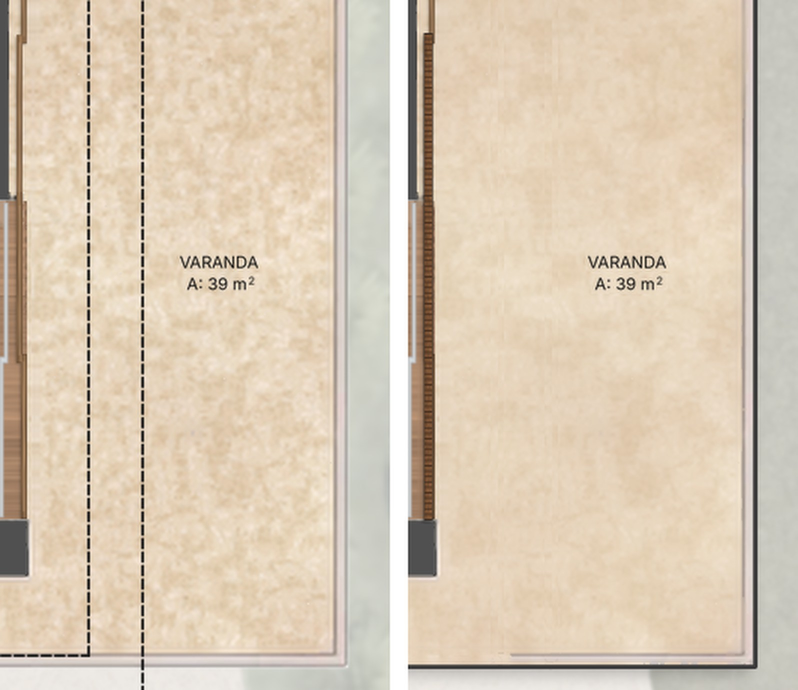
#> input picture projetos/POE642_CasaA/renders/POE642_CasaA_PH_1Pavimento_1111_bege_varanda_39_antes_depois.jpg, 1596 x 1380 px, given in place of POE642_CasaD_PH_Terreo_final_rotulos.png, which was not available (shown at 1/2 size)
$ python proposta_biblioteca_casad_1511.py
#> lines starting #> are read from the running program, lines starting #| are printed output that depends on the picture
#> in folhas, final is the input picture: shape (1380, 1596, 3); mean B, G, R 181.9, 202.6, 218
"""A proposta da Casa D (15/11): a troca pela biblioteca e as notas do cliente da "Revisão das Plantas 2", ambiente por
ambiente, só para o OK (nada é aplicado aqui).

Usuário: "aprovado. vamos para a casa D"; "pode seguir com a casa D." Como nas Casas B e C (regra 0 do
`POE642_REGRAS_CONSOLIDADAS_CDE.md`: proposta antes, instalação depois): para cada ambiente, a planta de hoje (a final
aprovada em 29/10), as peças da biblioteca recomendadas (as escolhas das Casas A, B e C), o que muda e as notas do
cliente que caem ali (o texto do post-it, do quadro "POE 642 - Revisão de Imagens", coluna "REVISÃO DAS PLANTAS 2").

  python3 proposta_biblioteca_casad_1511.py
Saída: `POE642_CasaD/renders/POE642_CasaD_PH_{Terreo,Subsolo}_1511_proposta_<n>.jpg`.
"""
import textwrap
from pathlib import Path

import cv2
import numpy as np
from PIL import Image, ImageDraw, ImageFont

AQUI = Path(__file__).resolve().parent
BIB = AQUI.parent / "biblioteca-objetos"
CASA_D = AQUI.parents[1] / "POE642_CasaD"
CASA_C = AQUI.parents[1] / "POE642_CasaC"
R = CASA_D / "renders"
FONTES = AQUI.parent / "entrega" / "assets" / "fontes"
F_T = ImageFont.truetype(str(FONTES / "Inter-SemiBold.otf"), 38)
F_S = ImageFont.truetype(str(FONTES / "Inter-SemiBold.otf"), 24)
F_B = ImageFont.truetype(str(FONTES / "Inter-Regular.otf"), 23)
F_P = ImageFont.truetype(str(FONTES / "Inter-Regular.otf"), 21)
F_C = ImageFont.truetype(str(FONTES / "Inter-Regular.otf"), 17)
W = 2600
TINTA, SUAVE, LINHA = (34, 38, 42), (105, 108, 112), (210, 206, 198)
POSTIT, ROSA = (252, 238, 150), (246, 170, 222)
FINAL = {"Terreo": R / "POE642_CasaD_PH_Terreo_final_rotulos.png", "Subsolo": R / "POE642_CasaD_PH_Subsolo_final_rotulos.png"}

# cada ambiente: título, recortes da final (x0, y0, x1, y1), peças da biblioteca (png, legenda), o que muda, notas
TERREO = [
 ("Suíte master, banho master e closet", [(500, 1321, 1207, 1757)],
  [("03-primeiro-pavimento/suite-master/cama-king-a", "cama king A"),
   ("03-primeiro-pavimento/suite-master/criado-retangular-vista-superior", "criado com abajur"),
   ("03-primeiro-pavimento/bancos-pe-de-cama/b1-veludo-bordo-casal", "banco B1 (veludo)"),
   ("03-primeiro-pavimento/suite-master/poltrona", "poltrona"), ("03-primeiro-pavimento/suite-master/pufe", "pufe"),
   ("03-primeiro-pavimento/suite-master/tapete", "tapete inteiro"),
   ("02-terreo/cortinas/cortina-linho-onda", "cortina C4"),
   ("03-primeiro-pavimento/banho-master/bancada-dupla-esculpida-render-v2", "bancada dupla esculpida"),
   ("03-primeiro-pavimento/banho-master/bacia-carrara", "bacia Carrara"),
   ("03-primeiro-pavimento/banho-master/chuveiro-quadrado-planta", "chuveiro em planta")],
  ["Cama king A da Casa C: manta de tricô caída nos pés (tom leve), travesseiro extra; criados da Casa A com abajur.",
   "Banco de pé de cama B1 em veludo (cada quarto num tom), a poltrona e o pufe da master em tons sóbrios.",
   "Cortina C4 nos trilhos do PDF; tapete da biblioteca inteiro, sem remendo.",
   "Banho master: bancada dupla esculpida no comprimento do PDF, bacias Carrara brancas, chuveiros desenhados, box em vidro claro, as claraboias só com o contorno.",
   "Closet: o guarda-roupa contínuo até o fim, na cor padrão dos armários, e o rótulo com nome e área."],
  ["Continuar o guarda-roupa até o final", "Nome e área do ambiente e metragem (closet da master)",
   "Representar as claraboias apenas com as linhas de fora, sem o X no meio [...] tom cinza e linhas fininhas."]),
 ("Suítes 1 e 2 e banhos 1 e 2", [(1079, 1393, 1450, 1757), (1793, 1393, 2193, 1757)],
  [("03-primeiro-pavimento/suite-2/cama-casal-a", "cama casal A"),
   ("03-primeiro-pavimento/suite-2/criado-redondo", "criado redondo"),
   ("03-primeiro-pavimento/bancos-pe-de-cama/b1-veludo-bordo-casal", "banco B1"),
   ("02-terreo/escritorio/cadeira-escritorio", "cadeira de escritório"),
   ("02-terreo/cortinas/cortina-linho-onda", "cortina C4"),
   ("03-primeiro-pavimento/banho-1/cuba-esculpida-travertino", "cuba esculpida"),
   ("03-primeiro-pavimento/banho-master/bacia-carrara", "bacia Carrara"),
   ("03-primeiro-pavimento/banho-master/chuveiro-quadrado-planta", "chuveiro em planta")],
  ["Camas casal A com a manta de tricô (como na Casa C), criados, bancos B1 em tons diferentes.",
   "Escrivaninha da suíte 1 com a cadeira de escritório, 1/3 sob o tampo.",
   "Banhos: cuba esculpida de travertino na bancada do PDF, bacia Carrara, chuveiro desenhado, box claro.",
   "Closets: os guarda-roupas em L contínuos, numa cor só, com o rótulo de cada closet."],
  ["Nome e área do ambiente e metragem (closets das suítes 1 e 2)", "Continuar o guarda-roupa até o final (suíte 1)",
   "Não tem soleira (passagem do closet da suíte 2)", "Padronizar a cor de representação do guarda-roupa"]),
 ("Suíte 3/escritório e banho 3", [(2036, 1336, 2536, 1757)],
  [("02-terreo/escritorio/mesa-a", "mesa"), ("02-terreo/escritorio/cadeira-escritorio", "cadeira de escritório"),
   ("02-terreo/escritorio/cadeira-visitante", "cadeira de visita"),
   ("03-primeiro-pavimento/sala-intima/sofa-l-a", "sofá (estar da suíte)"),
   ("02-terreo/cortinas/cortina-linho-onda", "cortina C4"),
   ("03-primeiro-pavimento/banho-1/cuba-esculpida-travertino", "cuba esculpida")],
  ["Mesa do escritório com a cadeira de escritório e as de visita; o estar da suíte com o sofá da biblioteca.",
   "Cortina C4 na janela junto ao jardim; o painel de ripas destacado do piso (madeira mais escura e o fio).",
   "Porta na quina da parede, em madeira que destaque do vinílico (a folha não some no piso).",
   "Banho 3 como os banhos 1 e 2."],
  ["Colocar cortina", "Melhorar a representação do painel (destacar mais em relação ao piso)",
   "A porta está \"entrando\" na parede e camuflando com a cor do piso", "Padronizar a cor de representação do guarda-roupa"]),
 ("Sala íntima, circulações e elevador", [(1300, 1200, 1800, 1720)],
  [("03-primeiro-pavimento/sala-intima/sofa-l-a", "sofá em L A"), ("03-primeiro-pavimento/sala-intima/tapete", "tapete"),
   ("03-primeiro-pavimento/sala-intima/mesa-lateral", "mesas laterais"),
   ("03-primeiro-pavimento/sala-intima/poltrona-a", "poltrona A"),
   ("03-primeiro-pavimento/closet-master/modulo-armario-canto", "armário na cor padrão")],
  ["Sala íntima com o conjunto da Casa A (regra das casas): sofá em L A, tapete, mesas laterais redondas e poltrona A, na pegada do PDF.",
   "Os armários da circulação, da sala íntima e ao lado do elevador sem textura, na cor padrão (RGB 208, 178, 156); o bloco ao lado do elevador vira armário (não pedra).",
   "Sem a linha dos armários sobre a bancada; um painel de madeira entre a escada e o elevador, no retângulo marcado."],
  ["Não é pedra, é armário", "Representar os armários e prateleiras sem textura. Com cor sólida e neutra como algumas casas acima.",
   "Geral: Não precisa representar os armários inferiores ou superiores com essa linha acima da bancada.",
   "Representar um painel aqui (entre a escada e o elevador)"]),
 ("Living, jantar, adega e hall", [(1800, 686, 2636, 1336)],
  [("03-primeiro-pavimento/sala-intima/vaso-folhagem-a", "vaso (planta da Casa A)"),
   ("02-terreo/sala-de-jantar/cadeira-jantar-oliva-render", "cadeira oliva (Casa A), opção")],
  ["O estar e o jantar ficam como aprovados em 29/10 (sem trocar o desenho); só sai o contorno dos móveis (nota geral).",
   "Os dois vasos do hall com a planta da Casa A; a seta da entrada no centro da porta, no modelo da Casa A.",
   "A escolher: as cadeiras do jantar ficam como estão, ou viram as oliva da Casa A, ou as azul-marinho da Casa C."],
  ["Usar a mesma representação de planta da casa A (vasos do hall)",
   "Centralizar a seta com a abertura da porta, usando este modelo de seta.",
   "Trocar essa representação do jardim de inverno e melhorar a linha tracejada. (jardim junto ao lavabo)"]),
 ("Varanda gourmet", [(1379, 693, 1800, 1200)],
  [("02-terreo/lounge-dos-brises/banco-brises", "banco estofado"),
   ("02-terreo/varanda/sofa-curvo-externo", "sofá curvo"), ("02-terreo/varanda/mesa-centro-seixo", "mesa seixo"),
   ("02-terreo/varanda/mesa-redonda", "mesa redonda"), ("02-terreo/varanda/cadeira-mesa-redonda", "cadeira")],
  ["O banco de madeira à esquerda do estar vira banco estofado (o banco dos brises da Casa A, almofada em linho).",
   "O resto da varanda como está (sofá curvo, mesas redondas), sem o contorno dos móveis."],
  ["Representar banco com estofamento"]),
 ("Gourmet e banho gourmet", [(1379, 357, 1800, 686)],
  [("02-terreo/cozinha/cooktop-quatro-bocas", "cooktop 4 bocas"),
   ("02-terreo/area-gourmet/cuba-franke-misturador-unic", "cuba Franke"),
   ("02-terreo/area-gourmet/grelha-churrasqueira", "churrasqueira"),
   ("02-terreo/area-gourmet/banqueta-b", "banqueta B"),
   ("02-terreo/lavabo/cuba-esculpida-poros-render", "cuba esculpida"),
   ("02-terreo/lavabo/bacia-carrara", "bacia (marrom)")],
  ["Churrasqueira com a grelha da Casa A no módulo do PDF; sem as linhas dos armários da bancada de trás.",
   "Cooktop de 4 bocas na ilha, cuba Franke com misturador; banquetas B com 40% do assento sob o tampo.",
   "Dois painéis pivotantes de madeira clara, fechados, no lado do deck (o retângulo marcado).",
   "Banho gourmet: cuba esculpida e bacia marrom; chuveiro desenhado; box claro."],
  ["Representar a churrasqueira", "Aqui tem que representar dois painéis pivotantes",
   "Geral: Não precisa representar os armários inferiores ou superiores com essa linha acima da bancada."]),
 ("Cozinha, louceiro e despensa", [(1800, 357, 2193, 686)],
  [("02-terreo/cozinha/cooktop-quatro-bocas", "cooktop 4 bocas"),
   ("02-terreo/cozinha/cuba-franke-dupla-vista-superior", "cubas Franke"),
   ("02-terreo/cozinha/geladeira-inox", "geladeira G2")],
  ["Ilha e bancada da pia em Dekton Danae; cooktop de 4 bocas e cubas Franke; geladeira inox G2 no vão do PDF.",
   "Louceiro e despensa: prateleiras e armários lisos, na cor padrão, sem textura.",
   "As floreiras das janelas da cozinha e do serviço num verde diferente do gramado."],
  ["Cor da ilha é no Dekton Danae", "Cor da bancada no dekton danae",
   "Representar os armários e prateleiras sem textura. Com cor sólida e neutra como algumas casas acima.",
   "Deixar o tom da vegetação dos jardins nas janelas diferente do terreno"]),
 ("Área de serviço, DCE térreo, área descoberta e gás", [(2186, 357, 2643, 686)],
  [("02-terreo/area-de-servico/cuba-franke-inox-link", "tanques Franke"),
   ("02-terreo/quarto-do-motorista/cama-solteiro-a", "cama solteiro A"),
   ("02-terreo/banho-do-motorista/cuba-compacta", "cuba"),
   ("02-terreo/banho-do-motorista/bacia-monte-carlo-sem-valvula", "bacia Monte Carlo")],
  ["Tanques Franke na bancada em Dekton Danae; armários do serviço lisos, na cor padrão.",
   "DCE: cama de solteiro A com a peseira; WC DCE com a bancada em marrom tabaco e o piso como os dos outros banhos da casa.",
   "Área descoberta: uma linha contínua na divisa, para o tracejado não ficar solto; o gás no granito marrom tabaco."],
  ["Bancada na pedra marrom tabaco (WC DCE)", "Cor do piso desse banheiro segue padrão dos outros dessa casa.",
   "Fazer uma linha contínua aqui pra linha tracejada não ficar voando.", "Piso do gás também é no marrom tabaco"]),
 ("Piscina, prainha, spa e deck", [(457, 357, 1379, 1200)],
  [],
  ["Água num azul mais sóbrio (o tom de referência das outras casas) e a diferença de fundo entre a piscina, a prainha e o spa mais marcada.",
   "O contorno da casa mais forte na borda do deck; a seta e a descrição nas escadas (DESCE PARA O JARDIM, para o Subsolo)."],
  ["Deixar o tom de azul para a piscina mais sóbrio. Ver exemplo.", "Mostrar melhor a diferença de profundidade",
   "Demarcar melhor o perímetro da casa", "Colocar a seta em todas as escadas e a descrição"]),
 ("Garagem, acesso e pergolados", [(2636, 357, 3150, 807)],
  [],
  ["Sai o tracejado do telhado; ficam só os vazios, as claraboias e os pergolados.",
   "Pergolados sem o X: só a estrutura, em cinza, tracejada; o de cima com os quadrados iguais aos do de baixo. Os carros ficam."],
  ["Remover as linhas tracejadas do telhado. [...] Deixar apenas as que representam 'vazios', claraboias e pergolados.",
   "Tirar o X dos vãos do pergolado. Representar apenas a estrutura dele em si. Representar com uma cor cinza. Fazer os quadrados no pergolado de cima igual o debaixo, essa é a estrutura dele. Com linhas tracejadas."]),
 ("Lavabo, jardins e paisagismo", [(2350, 1200, 2714, 1336), (1340, 1690, 1820, 1780)],
  [("02-terreo/lavabo/cuba-esculpida-poros-render", "cuba esculpida"), ("02-terreo/lavabo/bacia-carrara", "bacia"),
   ("02-terreo/paisagismo/oliveira", "oliveira"), ("02-terreo/paisagismo/moreia", "moreia"),
   ("02-terreo/paisagismo/filodendro-xanadu", "filodendro")],
  ["Lavabo: a cuba esculpida e a bacia como no lavabo da Casa C (bancada e cuba em granito marrom, a última decisão), a janela do jardim desenhada.",
   "Jardim do lavabo como o de 4,79 m² da Casa A (grama sóbria, poucas plantas menores, X fino).",
   "Gramado da Casa A: 80% grama, poucas árvores (como as 3 oliveiras da Casa C) e arbustos baixos."],
  ["Representar a janela (jardim do lavabo)", "OBS GERAL: No terreno não precisa representar muitas árvores [...] Representar arbustos que são menores."]),
]
SUBSOLO = [
 ("Academia", [(755, 1325, 1555, 1600)],
  [("01-subsolo/academia/esteira-a", "esteira A"), ("01-subsolo/academia/bicicleta-b", "bicicleta (da Casa A)"),
   ("01-subsolo/academia/banco-supino", "supino")],
  ["Os aparelhos da biblioteca nos tamanhos da Casa A (como no Subsolo da Casa B): 2 esteiras, 2 bicicletas e os 2 supinos, sem o contorno dos blocos, o vinílico refeito por baixo.",
   "A peça clara com a barra na parede de cima do vestiário sai (o cliente: não existe)."],
  ["usar o mesmo bloco de bicicleta usado na casa A", "Tirar o contorno dos blocos. (4 notas)", "Isso aqui não existe"]),
 ("Sauna e vestiário", [(755, 1595, 1290, 1750)],
  [("01-subsolo/sauna/banco-reto-travertino", "banco de travertino"),
   ("01-subsolo/banho-feminino-academia/cuba-esculpida-travertino", "cuba esculpida"),
   ("01-subsolo/banho-feminino-academia/bacia-carrara", "bacia Carrara"),
   ("01-subsolo/banho-feminino-academia/chuveiro-quadrado-parede", "chuveiro")],
  ["Sauna: os bancos no travertino do piso, em dois tons (em cima mais escuro), com a sombra, como na Casa B.",
   "Vestiário: a cuba esculpida no travertino (não a peça de sobrepor), a bacia Carrara e o chuveiro desenhado.",
   "Soleiras nas portas da sauna e do vestiário; portas quina a quina."],
  ["Os bancos da sauna é no mesmo material do piso. Lembrar de deixar ele em destaque em relação ao piso.",
   "A cuba não é assim. Está parecendo uma peça de sobrepor. Ela é esculpida no travertino.", "Colocar soleira aqui"]),
 ("DCE 1 e WC DCE", [(840, 995, 1090, 1160)],
  [("02-terreo/quarto-do-motorista/cama-solteiro-a", "cama solteiro A"),
   ("01-subsolo/banho-de-servico/cuba-servico-granito", "cuba no granito"),
   ("02-terreo/banho-do-motorista/bacia-monte-carlo-sem-valvula", "bacia Monte Carlo"),
   ("01-subsolo/banho-de-servico/chuveiro-redondo-parede", "chuveiro redondo")],
  ["Cama de solteiro A com a peseira; WC com a cuba no granito, a bacia Monte Carlo e o chuveiro redondo desenhado.",
   "O piso marrom tabaco na referência mais sóbria (as bancadas em destaque); os rótulos DCE 1 e WC DCE no mesmo corpo."],
  ["Deixar o tamanho das letras padronizadas.",
   "Lembrar de usar para o piso marrom tabaco a referência colocada lá em cima para dar destaque para as bancadas e o marrom do piso ficar mais sóbrio."]),
 ("Escada, depósito, pátio e entorno", [(650, 990, 1340, 1340)],
  [("01-subsolo/deposito/armario-despensa-fechado", "armário do depósito")],
  ["Como no Subsolo da Casa A: sem a hachura, fundo branco; seta e descrição na escada (SOBE PARA O TÉRREO); portas de giro quina a quina.",
   "A escada sem os degraus cortados em branco: transparente, na cor da escada (como na Casa C).",
   "O contorno da casa mais forte no pátio; o Bege Bahia com a textura na escala menor."],
  ["Não deixar os degraus cortados branco. Deixar transparente mas na mesma cor da escada. Exemplo casa C",
   "Demarcar melhor o perímetro da casa", "Diminuir a escala da textura",
   "Colocar a seta em todas as escadas e a descrição", "Melhorar representação das portas de giro. Encostar nas paredes."]),
]


def peca(rel, lado=150):
    im = cv2.imread(str(BIB / f"{rel}.png"), cv2.IMREAD_UNCHANGED)
    if im.ndim == 2:
        im = cv2.cvtColor(im, cv2.COLOR_GRAY2BGRA)
    if im.shape[2] == 3:
        im = np.dstack([im, np.full(im.shape[:2], 255, np.uint8)])
    ys, xs = np.nonzero(im[..., 3] > 8)
    if len(xs):
        im = im[ys.min():ys.max() + 1, xs.min():xs.max() + 1]
    k = (lado - 10) / max(im.shape[:2])
    im = cv2.resize(im, None, fx=k, fy=k, interpolation=cv2.INTER_AREA)
    fundo = np.full((lado, lado, 3), 241, np.float32)
    h, w = im.shape[:2]
    y0, x0 = (lado - h) // 2, (lado - w) // 2
    a = im[..., 3:4].astype(np.float32) / 255
    fundo[y0:y0 + h, x0:x0 + w] = fundo[y0:y0 + h, x0:x0 + w] * (1 - a) + im[..., :3].astype(np.float32) * a
    return Image.fromarray(cv2.cvtColor(np.clip(fundo, 0, 255).astype(np.uint8), cv2.COLOR_BGR2RGB))


def linhas(texto, fonte, larg):
    d = ImageDraw.Draw(Image.new("RGB", (10, 10)))
    out, cur = [], ""
    for p in texto.split():
        t = (cur + " " + p).strip()
        if d.textlength(t, font=fonte) <= larg:
            cur = t
        else:
            out.append(cur)
            cur = p
    if cur:
        out.append(cur)
    return out


def secao(final, n, titulo, recortes, pecas, muda, notas):
    # à esquerda, os recortes da planta de hoje (até 1150 x 760)
#> called with n = 1, titulo = 'Suíte master, banho master e closet'
    ims = []
    for x0, y0, x1, y1 in recortes:
        c = final[y0:y1, x0:x1]
        ims.append(c)
#> this loop made 1 pass
#> pass 1, in secao, `c = final[y0:y1, x0:x1]`:
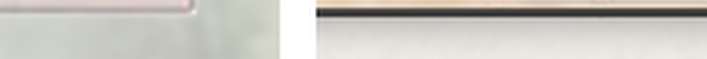
#> c: shape (59, 707, 3); mean B, G, R 192.1, 198.9, 201.5
#> after the loop, ims = 1 item
    alt_max = 760 if len(ims) == 1 else 520
#> alt_max = 760
    esq = []
    for c in ims:
        k = min(1150 / c.shape[1], alt_max / c.shape[0], 2.2)
        esq.append(Image.fromarray(cv2.cvtColor(cv2.resize(c, None, fx=k, fy=k, interpolation=cv2.INTER_AREA if k < 1 else cv2.INTER_CUBIC), cv2.COLOR_BGR2RGB)))
#> this loop made 1 pass
#> k on pass 1: 1.63
#> after the loop, esq = 1 item
    h_esq = sum(i.height for i in esq) + 14 * (len(esq) - 1) + 34
#> h_esq = 130
    # à direita: as peças (6 por linha), o que muda, as notas
    xr, lr = 1230, W - 1230 - 40
    blocos = []
    y = 0
    if pecas:
        y += 34
        y += ((len(pecas) + 5) // 6) * 196
#> y = 426
    y += 40
#> y = 466
    txt_muda = [linhas("• " + m, F_B, lr) for m in muda]
#> after the loop in linhas, `for p in texto.split():`: out = 1 item
#> txt_muda = 5 items
    y += sum(len(t) * 31 + 8 for t in txt_muda)
#> y = 723
    y += 46
#> y = 769
    txt_notas = [linhas("“" + t + "”", F_P, lr - 28) for t in notas]
#> txt_notas = 3 items
    y += sum(len(t) * 28 + 26 for t in txt_notas)
#> y = 931
    H = max(h_esq, y) + 110
#> H = 1041
    img = Image.new("RGB", (W, H), (255, 255, 255))
#> img: PIL image 2600x1041 RGB; every value is 255
    d = ImageDraw.Draw(img)
    d.rectangle([0, 0, W, 64], fill=(244, 243, 239))
    d.text((40, 12), f"{n}. {titulo}", font=F_T, fill=TINTA)
    yy = 90
    d.text((40, yy - 4), "Hoje (a final aprovada em 29/10)", font=F_S, fill=SUAVE)
    yy += 30
    for im in esq:
        img.paste(im, (40, yy))
        d.rectangle([40, yy, 40 + im.width, yy + im.height], outline=LINHA, width=2)
        yy += im.height + 14
#> this loop made 1 pass
#> yy on pass 1: 230
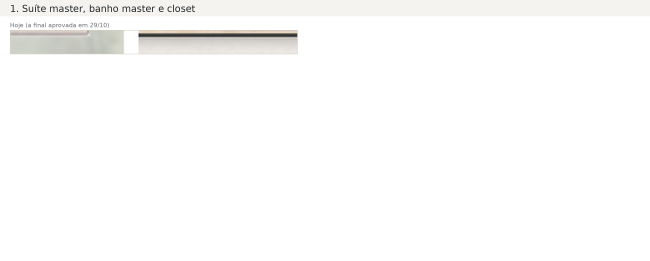
#> img: PIL image 2600x1041 RGB (shown at 1/4 size); mean R, G, B 251.6, 251.4, 250.9
#> after the loop, yy = 230
    y = 90
    if pecas:
        d.text((xr, y - 4), "Peças da biblioteca recomendadas", font=F_S, fill=SUAVE)
        y += 30
        for i, (rel, leg) in enumerate(pecas):
            cx, cy = xr + (i % 6) * 222, y + (i // 6) * 196
#> cx = 1230; cy = 120
            img.paste(peca(rel), (cx, cy))
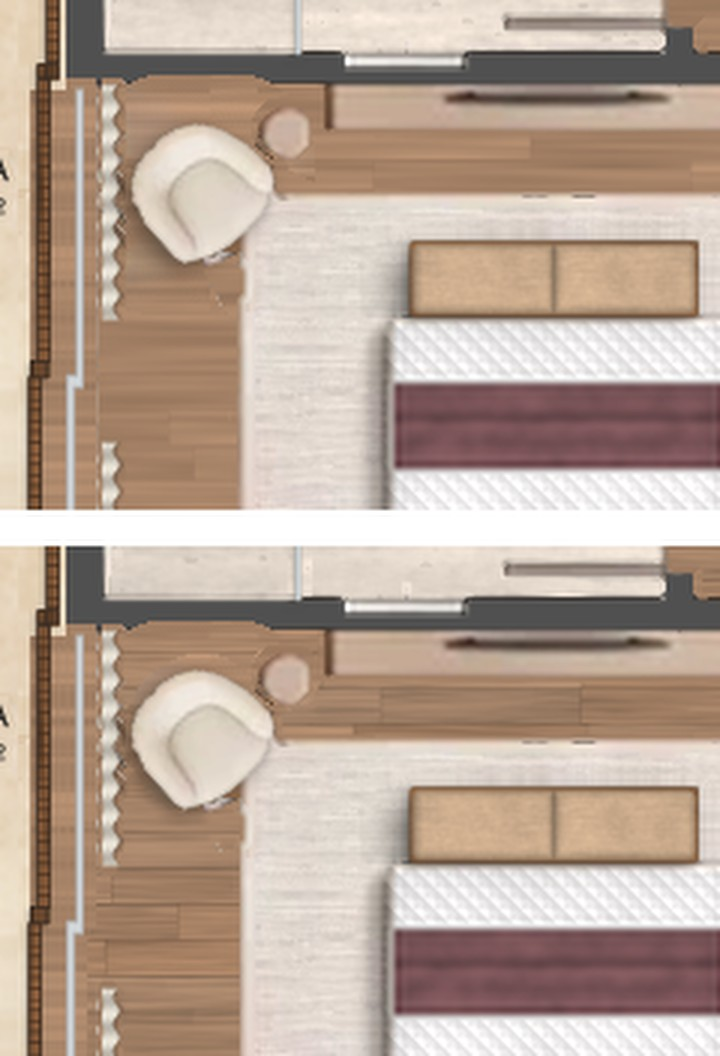
#> input picture projetos/POE642_CasaA/renders/POE642_CasaA_PH_1Pavimento_1111e_vinilico_suite2_antes_depois.jpg, 720 x 1056 px, given in place of cama-king-a.png, which was not available
#> in peca, im is the input picture: shape (1056, 720, 3); mean B, G, R 152.1, 165.9, 185.3
#> in peca, `im = cv2.resize(im, None, fx=k, fy=k, interpolation=cv2.INTER_AREA)`:
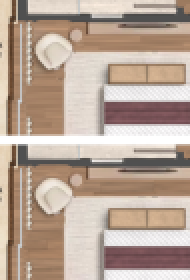
#> im: shape (140, 95, 4) (shown 2 times larger); mean B, G, R, A 152.1, 165.9, 185.3, 255
#> in peca, `fundo[y0:y0 + h, x0:x0 + w] = fundo[y0:y0 + h, x0:x0 + w] * (1 - a) + ..`:
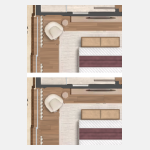
#> fundo: shape (150, 150, 3) float32; mean B, G, R 188.4, 196.6, 208.1
            d.rectangle([cx, cy, cx + 150, cy + 150], outline=LINHA, width=1)
            for j, l in enumerate(linhas(leg, F_C, 210)[:2]):
                d.text((cx, cy + 154 + j * 19), l, font=F_C, fill=TINTA)
#> this loop made 1 pass
#> l on pass 1: 'cama king A'
        y += ((len(pecas) + 5) // 6) * 196 + 6
    d.text((xr, y), "O que muda", font=F_S, fill=SUAVE)
    y += 36
    for t in txt_muda:
        for l in t:
            d.text((xr, y), l, font=F_B, fill=TINTA)
            y += 31
        y += 8
    y += 10
    d.text((xr, y), "Notas do cliente (Revisão das Plantas 2)", font=F_S, fill=SUAVE)
    y += 36
    for t in txt_notas:
        h = len(t) * 28 + 14
        d.rectangle([xr, y, xr + lr, y + h], fill=POSTIT)
        for j, l in enumerate(t):
            d.text((xr + 14, y + 7 + j * 28), l, font=F_P, fill=TINTA)
        y += h + 12
    return img


def folhas(pav, lista, por_folha):
    final = cv2.imread(str(FINAL[pav]))
    secs = [secao(final, i + 1, *s) for i, s in enumerate(lista)]
    saidas = []
    for k in range(0, len(secs), por_folha):
        grupo = secs[k:k + por_folha]
        cab = Image.new("RGB", (W, 120), (255, 255, 255))
        dc = ImageDraw.Draw(cab)
        nome = "Térreo" if pav == "Terreo" else "Subsolo"
        dc.text((40, 26), f"Casa D · {nome} · proposta de 15/11 (biblioteca e notas do cliente), para o OK", font=F_T, fill=TINTA)
        dc.text((40, 76), "Nada aplicado ainda. Notas gerais: seta e descrição em todas as escadas; tirar o contorno dos mobiliários; as mudanças do Subsolo da Casa A que cabem.",
                font=F_P, fill=SUAVE)
        H = cab.height + sum(s.height + 24 for s in grupo)
        out = Image.new("RGB", (W, H), (255, 255, 255))
        out.paste(cab, (0, 0))
        y = cab.height
        for s in grupo:
            out.paste(s, (0, y))
            y += s.height + 24
        f = R / f"POE642_CasaD_PH_{pav}_1511_proposta_{k // por_folha + 1}.jpg"
        out.save(f, quality=86)
        saidas.append(f)
        print(f.name, out.size)
    return saidas


if __name__ == "__main__":
#> (the run stopped early here; a loop or call above may not have finished)
